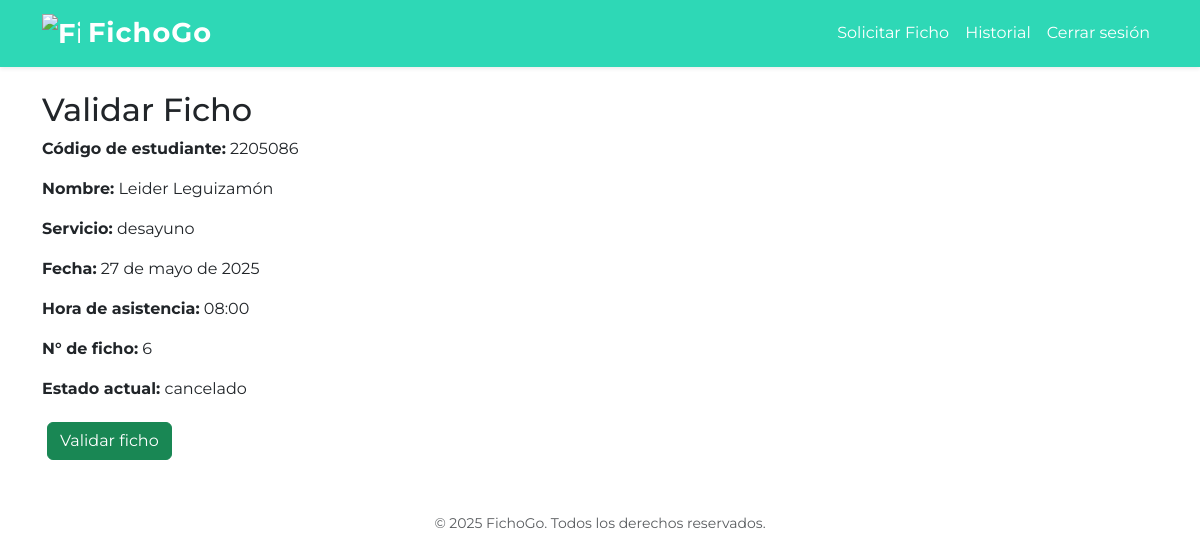
Screenshot of /validar-ficho/56/ (signed in) with the database file from the repository.
### core/models.py (models this page shows, shortened)
class Ficho(models.Model):
    usuario = models.ForeignKey(settings.AUTH_USER_MODEL, on_delete=models.CASCADE)
    cupo = models.ForeignKey(Cupo, on_delete=models.CASCADE)
    hora = models.TimeField()
    estado = models.CharField(max_length=20, choices=[('activo', 'Activo'), ('cancelado', 'Cancelado')], default='activo')
    fecha_creacion = models.DateTimeField(auto_now_add=True)
    codigo_qr = models.ImageField(upload_to='qr/', blank=True, null=True)
    hora_validacion = models.DateTimeField(null=True, blank=True)

class Cupo(models.Model):
    SERVICIOS = [
        ('desayuno', 'Desayuno (6:45 am - 8:30 am)'),
        ('almuerzo', 'Almuerzo (11:30 am - 1:30 pm)'),
        ('cena', 'Cena (5:30 pm - 7:30 pm)')
    ]
    nombre_servicio = models.CharField(max_length=100, choices=SERVICIOS, verbose_name='Servicio')
    cantidad_total = models.PositiveIntegerField()
    cantidad_disponible = models.PositiveIntegerField()
    fecha = models.DateField()

### core/views.py (the view)
# urls.py: path('validar-ficho/<int:ficho_id>/', views.validar_ficho, name='validar_ficho'),
@login_required
def validar_ficho(request, ficho_id):
    ficho = Ficho.objects.get(id=ficho_id)
    if request.method == 'POST':
        ficho.estado = 'usado'
        ficho.hora_validacion = timezone.now()
        ficho.save()
        messages.success(request, 'Ficho validado correctamente.')
        return redirect('panel_admin')
    numero_ficho = Ficho.objects.filter(cupo=ficho.cupo, fecha_creacion__lt=ficho.fecha_creacion).count() + 1
    return render(request, 'core/validar_ficho.html', {
        'ficho': ficho,
        'numero_ficho': numero_ficho
    })

### core/templates/core/validar_ficho.html (shortened to what this page needs)
{% extends 'core/base.html' %}
{% block content %}
<h2>Validar Ficho</h2>
<p><strong>Código de estudiante:</strong> {{ ficho.usuario.username }}</p>
<p><strong>Nombre:</strong> {{ ficho.usuario.first_name }}</p>
<p><strong>Servicio:</strong> {{ ficho.cupo.nombre_servicio }}</p>
<p><strong>Fecha:</strong> {{ ficho.cupo.fecha|date:'d \d\e F \d\e Y' }}</p>
<p><strong>Hora de asistencia:</strong> {{ ficho.hora }}</p>
<p><strong>N° de ficho:</strong> {{ numero_ficho }}</p>
<p><strong>Estado actual:</strong> {{ ficho.estado }}</p>
<form method="post">
  <button type="submit" class="btn btn-success">Validar ficho</button>
</form>
{% endblock %}

### core/templates/core/base.html (style rules this page uses)
body { font-family: 'Montserrat', sans-serif; }
.btn { margin: 5px; }

### rows the page displays
Ficho: usuario.username "2205086", usuario.first_name "Leider Leguizamón", cupo.nombre_servicio "desayuno", cupo.fecha "27 de mayo de 2025", hora "08:00", estado "cancelado"

### other values shown
{{ numero_ficho }} "6"
